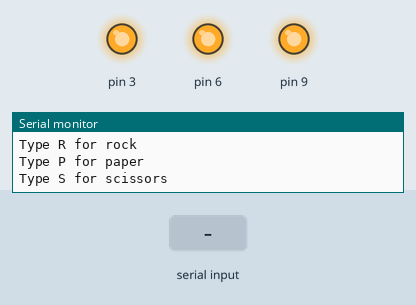
A sketch run on a simulated Arduino Uno, built with avr-gcc and run on an emulated ATmega328P. Shown: output pins drawn as LEDs (lit = HIGH), the last lines printed to the serial monitor. Inputs (shaded band) come from the test bench. Random numbers use the default seed unless the sketch sets one.

Above: at 1.2 s.
1.3 s: "r" received over Serial
At 1.9 s:
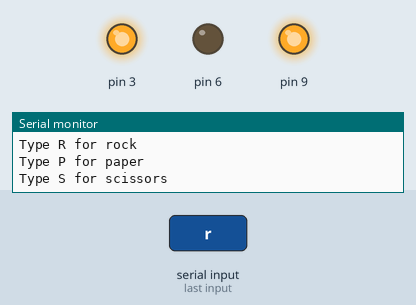
2.8 s: "p" received over Serial
At 3.1 s:
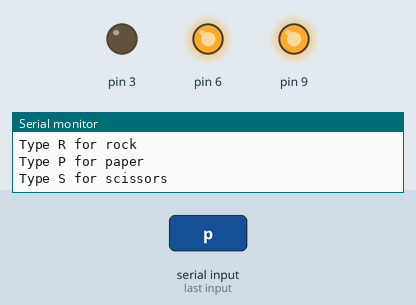
4.3 s: "s" received over Serial
At 5.4 s:
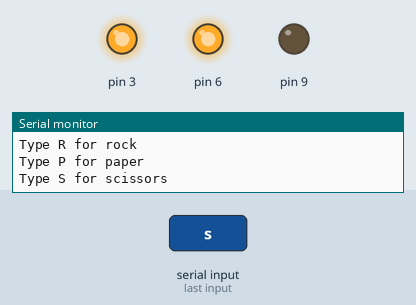
Timing chart, 0 to 7.3 s (numbered marks = the images above; inputs shaded):
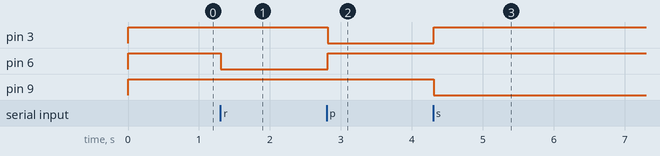

The sketch:

Rock__Paper__Scissors.ino
```cpp
class RgbLed
{
  private:

     int _pin1;
     int _pin2;
     int _pin3;

  public:

    RgbLed(int pin1, int pin2, int pin3)
    {
      _pin1 = pin1;
      _pin2 = pin2;
      _pin3 = pin3;
      pinMode(_pin1, OUTPUT);
      pinMode(_pin2, OUTPUT);
      pinMode(_pin3, OUTPUT);

      digitalWrite(_pin1, HIGH);
      digitalWrite(_pin2, HIGH);
      digitalWrite(_pin3, HIGH);

    }
    void updateColor (int pin1Value, int pin2Value, int pin3Value, int wait)
    {
      analogWrite(_pin1, pin1Value);
      analogWrite(_pin2, pin2Value);
      analogWrite(_pin3, pin3Value);
      delay(wait);
    }
    void flash (int pin1Value, int pin2Value, int pin3Value)
    {
      updateColor(pin1Value, pin2Value, pin3Value, 500);
      updateColor(255, 255, 255,100);
    }
};
int playChoice;
int stage = 1; // 1 waiting to type, 2  analyzing, 3 outcome
int comBeatChoice;
int playBeatChoice;
int outcome;
int comChoice;
int wins = 0;
int losses = 0;
int ties = 0;
RgbLed rgbLed(3,6,9);
void setup() {
 randomSeed(analogRead(0));
 Serial.begin(9600);
 Serial.println("Type R for rock");
 Serial.println("Type P for paper");
 Serial.println("Type S for scissors");
} //1 - 3
void loop() {
  // put your main code here, to run repeatedly:
  if (stage == 1){
      comChoice = random(1, 4);
      char Char = Serial.read();
      if (Char == 'r')
      {
         playChoice = 1;
         stage = 2;
      }
      else if (Char == 'p')
      {
         playChoice = 2;
         stage = 2;
      }
      else if (Char == 's')
      {
        playChoice = 3;
        stage = 2;
      }
  }
  else if (stage == 2)
  {
     comBeatChoice = comChoice - 1;
     if (comBeatChoice < 1)
     {
       comBeatChoice += 3;
     }
     playBeatChoice = playChoice - 1;
     if (playBeatChoice < 1)
     {
       playBeatChoice += 3;
     }
     if (playBeatChoice == comChoice)
     {
        outcome = 1;//win
     }
     else if(comBeatChoice == playChoice)
     {
       outcome = 2; //lose
     }
     else
     {
      outcome = 3;//tie
     }
     stage = 3;
  }
  else if (stage == 3)
  {
    if (playChoice == 1)
    {
      Serial.println("You chose rock");
    }
    else if (playChoice == 2)
    {
      Serial.println("You chose paper");
    }
    else if (playChoice == 3)
    {
      Serial.println("You chose scissors");
    }
    if (comChoice == 1)
    {
      Serial.println("The computer chose rock");
    }
    else if (comChoice == 2)
    {
      Serial.println("The computer chose paper");
    }
    else if (comChoice == 3)
    {
      Serial.println("The computer chose scissors");
    }
    if (outcome == 1)
    {
      Serial.println("----------You win----------");
      rgbLed.updateColor(255,0,255,10);
      wins++;
    }
    else if (outcome == 2)
    {
      Serial.println("----------You lose----------");
      rgbLed.updateColor(0,255,255,10);
      losses++;
    }
    else if (outcome == 3)
    {
      Serial.println("----------Tie----------");
      rgbLed.updateColor(255,255,0,10);
      ties++;
    }

    Serial.println("");

    Serial.print("Wins: ");
    Serial.println(wins);
    Serial.print("Losses: ");
    Serial.println(losses);
    Serial.print("Ties: ");
    Serial.println(ties);
    Serial.println("");
    Serial.println("Type R for rock");
    Serial.println("Type P for paper");
    Serial.println("Type S for scissors");
    stage = 1;
  }

}
```

Measured:
- after the input at 1.3 s, pin 6: HIGH → LOW at once
- after the input at 2.8 s, pin 3: HIGH → LOW at once; pin 6: LOW → HIGH at once
- after the input at 4.3 s, pin 3: LOW → HIGH at once; pin 9: HIGH → LOW at once
